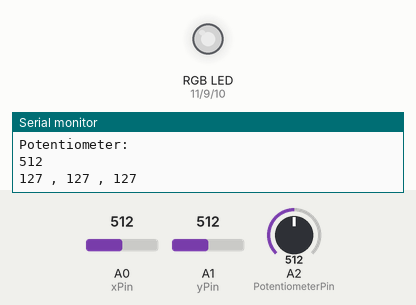
This sketch was run on a simulated Arduino Uno, built with avr-gcc and run on an emulated ATmega328P. Shown: an RGB LED mixed from three pins (HIGH = lit), the last lines printed to the serial monitor. Inputs (shaded band) come from the test bench; at power-on: A0 (xPin) = 512, A1 (yPin) = 512, A2 (PotentiometerPin) = 512. Dim RGB values are drawn brighter than linear.

Above: at 1.2 s.
1.3 s: A0 (xPin) set to 716
At 3.1 s:
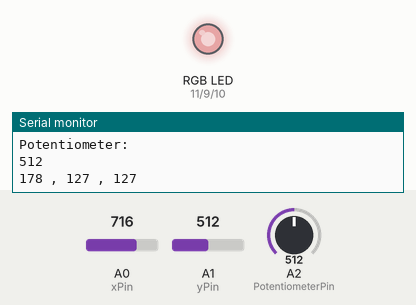
3.5 s: A1 (yPin) set to 716
At 4.8 s:
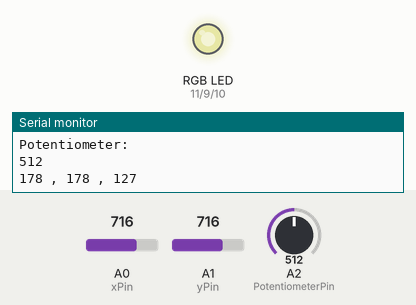
5.5 s: A2 (PotentiometerPin) set to 716
At 6.4 s:
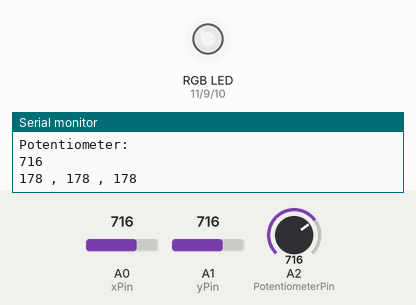
7.5 s: A0 (xPin) set to 900
At 9.2 s:
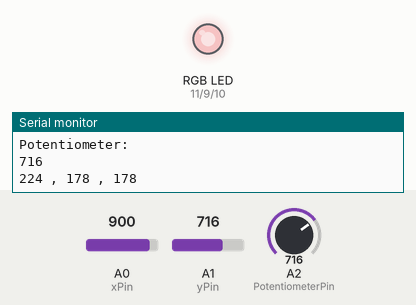
9.5 s: A1 (yPin) set to 900
At 11.0 s:
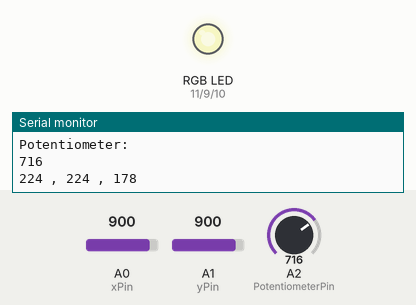
11.5 s: A2 (PotentiometerPin) set to 900
At 12.7 s:
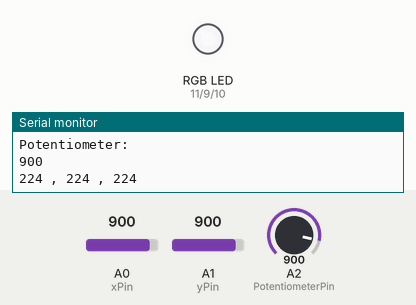
Timing chart, 0 to 14.5 s (numbered marks = the images above; inputs shaded):
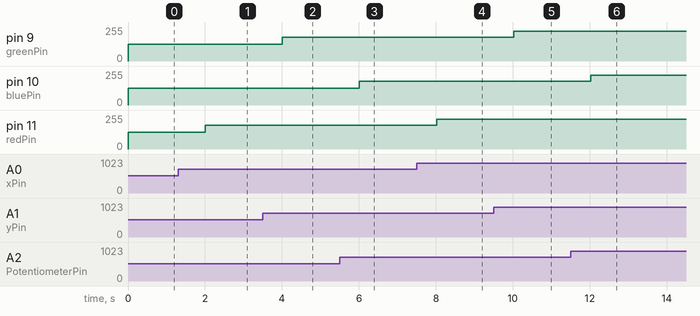

Measured:
- after the input at 1.3 s, pin 11 (redPin): 127/255 → 178/255 after 0.71 s
- after the input at 3.5 s, pin 9 (greenPin): 127/255 → 178/255 after 0.51 s
- after the input at 5.5 s, pin 10 (bluePin): 127/255 → 178/255 after 0.52 s
- after the input at 7.5 s, pin 11 (redPin): 178/255 → 224/255 after 0.52 s
- after the input at 9.5 s, pin 9 (greenPin): 178/255 → 224/255 after 0.52 s
- after the input at 11.5 s, pin 10 (bluePin): 178/255 → 224/255 after 0.53 s

The sketch:

Project_9.ino
```cpp
////////////////////////////////////////////
///////// Atoms Labs -  @atomslabs /////////
///////// Arduino Kit - Project 9 /////////
////////////////////////////////////////////
const int redPin = 11;
const int bluePin =10;
const int greenPin = 9;
const int switchPin = 2;

const int xPin = A0;
const int yPin = A1;
const int PotentiometerPin= A2;

void setup() {
  pinMode(redPin, OUTPUT);
  pinMode(bluePin, OUTPUT);
  pinMode(greenPin, OUTPUT);
  pinMode(switchPin, INPUT);
  digitalWrite(switchPin, HIGH);
  Serial.begin(9600);
}

void loop()
{
  Serial.println("X-axis: ");
  Serial.print(analogRead(xPin));
  Serial.println("Y-axis: ");
  Serial.println(analogRead(yPin));
  Serial.println("Potentiometer: ");
  Serial.println(analogRead(PotentiometerPin));

  int r = map(analogRead(xPin), 0, 1023, 0, 255);
  int g = map(analogRead(yPin), 0, 1023, 0, 255);
  int b = map(analogRead(PotentiometerPin),0,1023,0,255);

  Serial.print(r);
  Serial.print(" , ");
  Serial.print(g);
  Serial.print(" , ");
  Serial.println(b);
  analogWrite(redPin, r);
  analogWrite(greenPin, g);
  analogWrite(bluePin, b);
  delay(1000);
}
```
